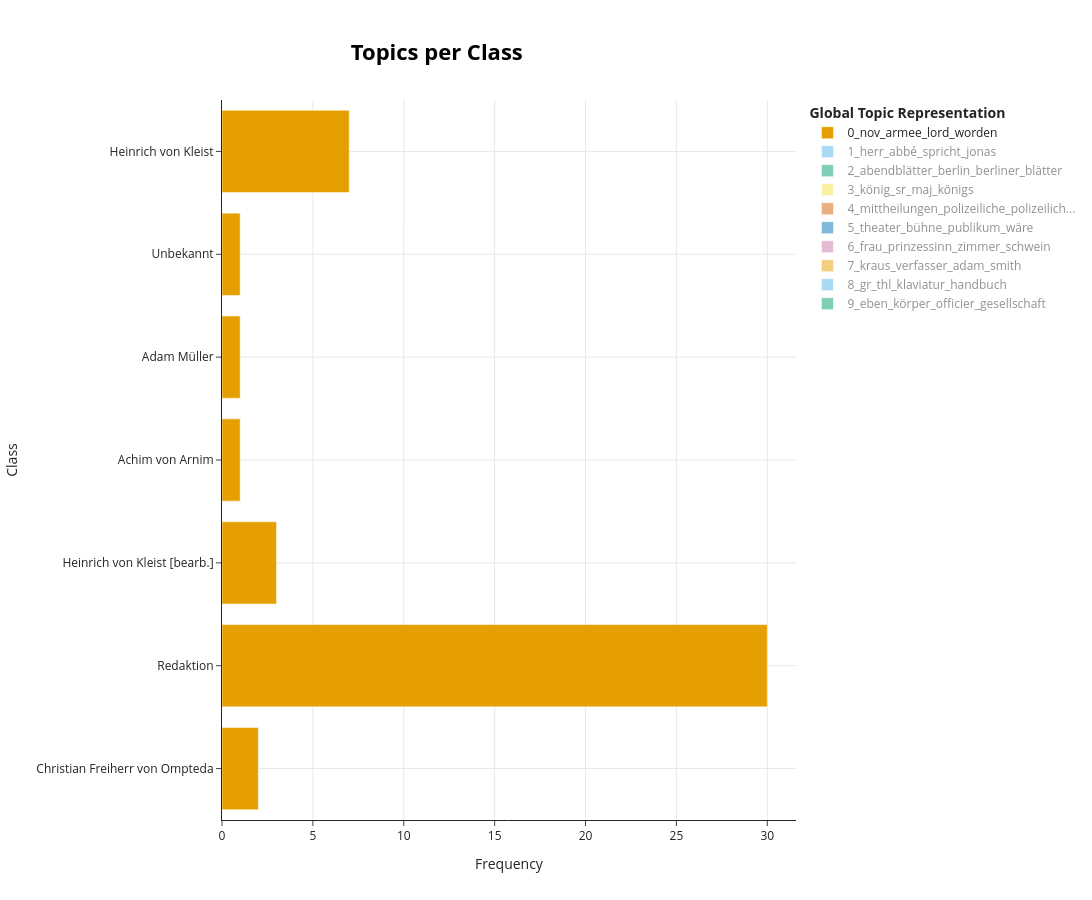

The cell this chart's notebook holds for it:
### Code cell
fig = topic_model.visualize_topics_per_class(topics_per_class)
fig.show()

### Figure 1 — Plotly figure (JSON) as saved in the notebook; plotly's stock layout.template omitted (floating-point values rounded to 4 significant figures)
{"data": [{"hoverinfo": "text", "hovertext": ["<b>Topic 0</b><br>Words: baronet, england, lord, lord mornington, unterhauses", "<b>Topic 0</b><br>Words: nov, armee, lord, öffentlichen, öffentlichen blätter", "<b>Topic 0</b><br>Words: truppen, französischen, paris, miscellen, französischen blättern", "<b>Topic 0</b><br>Words: schiff, selber, carpfanger, kapitain, feuer", "<b>Topic 0</b><br>Words: monarchie, cours, innern, cours gesetzt, monarchie innern", "<b>Topic 0</b><br>Words: rthl, coupons, zins, pommern, pfandbriefe", "<b>Topic 0</b><br>Words: armee, london, worden, portugal, st"], "marker": {"color": "#E69F00"}, "name": "0_nov_armee_lord_worden", "orientation": "h", "type": "bar", "visible": true, "x": [2, 30, 3, 1, 1, 1, 7], "y": ["Christian Freiherr von Ompteda", "Redaktion", "Heinrich von Kleist [bearb.]", "Achim von Arnim", "Adam Müller", "Unbekannt", "Heinrich von Kleist"]}, {"hoverinfo": "text", "hovertext": ["<b>Topic 1</b><br>Words: anfang, ende, sei geh, frag ende, kreis anfang", "<b>Topic 1</b><br>Words: haut, sagte, recht, marschiert, faßte ganz", "<b>Topic 1</b><br>Words: verwundern, abendblätter sonntags, mann antwortete, fröhlich herrn, betrüben", "<b>Topic 1</b><br>Words: herr, jonas, thüringer, spricht, schwarzen", "<b>Topic 1</b><br>Words: reisen neue, thoren daheim, send nimmer, send, lasse thoren", "<b>Topic 1</b><br>Words: abbé, gräfin, grafen, wundarzt, jägerei", "<b>Topic 1</b><br>Words: stadtfarren, stadtpfarrer, heu, vermacht, heerdeochs", "<b>Topic 1</b><br>Words: thoren, merkt, mensch fuchs, sprichwort thor, erkennest", "<b>Topic 1</b><br>Words: herr, kümmel, kümmel kümmel, hauptmann, spricht"], "marker": {"color": "#56B4E9"}, "name": "1_herr_abbé_spricht_jonas", "orientation": "h", "type": "bar", "visible": "legendonly", "x": [1, 1, 1, 5, 1, 2, 1, 1, 14], "y": ["Friedrich Gottlob Wetzel", "Friedrich Baron de la Motte Fouqué", "Friedrich de la Motte-Fouqué", "Redaktion", "Karl v. Woltmann [?] oder (F. G. Wetzel [?])", "Achim von Arnim", "Unbekannt", "Karl v. Woltmann [?] (oder F. G. Wetzel [?])", "Heinrich von Kleist"]}, {"hoverinfo": "text", "hovertext": ["<b>Topic 2</b><br>Words: anzeige, stücke, versprochenermaßen erste, verlag übernommen, versprochenermaßen", "<b>Topic 2</b><br>Words: blätter, berlin, postämter, abendblätter, groschen", "<b>Topic 2</b><br>Words: rapport, polizei, berlin, abgebrannt, blätter", "<b>Topic 2</b><br>Words: leiden, deutsche, stael, interesse, berlin", "<b>Topic 2</b><br>Words: abendblätter, berlin, berliner, industrie, post"], "marker": {"color": "#009E73"}, "name": "2_abendblätter_berlin_berliner_blätter", "orientation": "h", "type": "bar", "visible": "legendonly", "x": [1, 2, 5, 2, 17], "y": ["Julius Eduard Hitzig", "Friedrich August Kuhn", "Redaktion", "Adam Müller", "Heinrich von Kleist"]}, {"hoverinfo": "text", "hovertext": ["<b>Topic 3</b><br>Words: könig, hast, dänemark, iv könig, könig dänemark", "<b>Topic 3</b><br>Words: könig, wurden, königs, england, kirche", "<b>Topic 3</b><br>Words: edwin, lied, gesundheit, schauspieler, haus", "<b>Topic 3</b><br>Words: killigrew, könig, heiland, erfahren, sagte", "<b>Topic 3</b><br>Words: sr, maj, sr maj, könig, nov", "<b>Topic 3</b><br>Words: czar, bowes, czaar, botschafter königin, bothschafters", "<b>Topic 3</b><br>Words: könig, dieß, gott, junge, gott wann", "<b>Topic 3</b><br>Words: bild, scheint, könig, ausstellung, dadurch", "<b>Topic 3</b><br>Words: aepfel, kinder, wurde, befohlen, sr majestät", "<b>Topic 3</b><br>Words: ballon, claudius, uhr, hr, gehen", "<b>Topic 3</b><br>Words: geburtstag kronprinzen, geburtstag, kronprinzen, könig, sr"], "marker": {"color": "#F0E442"}, "name": "3_könig_sr_maj_königs", "orientation": "h", "type": "bar", "visible": "legendonly", "x": [2, 1, 1, 1, 8, 1, 1, 2, 1, 6, 1], "y": ["Ludwig von Holberg", "Christian Freiherr von Ompteda", "Christian Friedrich Wilhelm von Ompteda", "Unbekannter Verfasser [vielleicht J. A. Bergk, Herausgeber der ›Allgemeine Moden-Zeitung‹]", "Redaktion", "Heinrich von Kleist. [Die Übersetzung durch Kleist ist umstritten.]", "Ernst Moritz Arndt", "Ludolph Beckedorff", "Karl Ludwig Woltmann [?]", "Heinrich von Kleist", "Friedrich von Luck"]}, {"hoverinfo": "text", "hovertext": ["<b>Topic 4</b><br>Words: mittheilungen, tages mittheilungen, polizeiliche, polizeiliche tages, tages", "<b>Topic 4</b><br>Words: hiesigen, mittheilungen, polizeiliche tages, polizeiliche, tages mittheilungen", "<b>Topic 4</b><br>Words: mittheilungen, polizeiliche tages, polizeiliche, tages mittheilungen, tages"], "marker": {"color": "#D55E00"}, "name": "4_mittheilungen_polizeiliche_polizeilich...", "orientation": "h", "type": "bar", "visible": "legendonly", "x": [9, 2, 11], "y": ["Redaktion", "Heinrich von Kleist [bearb.]", "Heinrich von Kleist"]}, {"hoverinfo": "text", "hovertext": ["<b>Topic 5</b><br>Words: rolle, mslle, bühne, talent, immer", "<b>Topic 5</b><br>Words: 216ten stück, 216ten, freimüthigen, tänzer, stück", "<b>Topic 5</b><br>Words: glorie, cendrillon, tänzerin, kassel, oper cendrillon", "<b>Topic 5</b><br>Words: hoftheater, bühne, theater, abgerechnet, sorgen", "<b>Topic 5</b><br>Words: seyn, französischen kirchen, kirchen, französischen, wer", "<b>Topic 5</b><br>Words: ballette, wäre, oper, paar, publikum", "<b>Topic 5</b><br>Words: bühne, theater, wirklich, fantasie, geht", "<b>Topic 5</b><br>Words: schauspieler, gegeben beim, freute, freute geistesgegenwart, zinngießer ganz", "<b>Topic 5</b><br>Words: töne, paer, achilles, musik, vorstellung", "<b>Topic 5</b><br>Words: theater, wäre, direction, publikum, tanz"], "marker": {"color": "#0072B2"}, "name": "5_theater_bühne_publikum_wäre", "orientation": "h", "type": "bar", "visible": "legendonly", "x": [2, 1, 2, 1, 1, 1, 1, 1, 2, 10], "y": ["Friedrich Schulz", "Major v. Möllendorff", "Redaktion", "Heinrich von Kleist [?]", "Konsistorium der französischen Gemeinde", "Achim von Arnim", "Karl Christian Wolfart", "Unbekannt", "von Möllendorff", "Heinrich von Kleist"]}, {"hoverinfo": "text", "hovertext": ["<b>Topic 6</b><br>Words: versuche, wurde, bewußtsein, empfindung, empfindung bewußtsein", "<b>Topic 6</b><br>Words: esel, dominus, diex, beilegte, worte dominus", "<b>Topic 6</b><br>Words: hügel, junge, junge mensch, angst, schwerdt", "<b>Topic 6</b><br>Words: schwein, blinden, sau, falbeln, mitkämpfer", "<b>Topic 6</b><br>Words: traualtar verband, ehemanns seit, ehemanns, priesters hand, nie ja", "<b>Topic 6</b><br>Words: knieriem, meisten wer, geißel schmerzt, knieriem führt, wer knieriem", "<b>Topic 6</b><br>Words: marquis, manon, arme, heilung, sorgsam", "<b>Topic 6</b><br>Words: prinzessinn, frau, zimmer, marchese, scharfeneck"], "marker": {"color": "#CC79A7"}, "name": "6_frau_prinzessinn_zimmer_schwein", "orientation": "h", "type": "bar", "visible": "legendonly", "x": [1, 1, 1, 5, 1, 1, 1, 7], "y": ["Friedrich Gottlob Wetzel [?]", "Friedrich Schulz", "Friedrich Baron de la Motte Fouqué", "Redaktion", "Ludwig Giseke", "Friedrich August von Stägemann", "Friedrich de La Motte Fouqué", "Heinrich von Kleist"]}, {"hoverinfo": "text", "hovertext": ["<b>Topic 7</b><br>Words: verfasser, kraus, verfasser nr, nr, schriften", "<b>Topic 7</b><br>Words: kraus, ps, wahrheit, herr ps, schriften", "<b>Topic 7</b><br>Words: unsrer, tägliche stündliche, lotterie leben, ressourcen, literatur übernommen", "<b>Topic 7</b><br>Words: kraus, journals, feuerbrand, berichtigung, verfasser", "<b>Topic 7</b><br>Words: verleger, bemerkung, beschuldigung, leuchtet, fordert", "<b>Topic 7</b><br>Words: kr, kraus, smith, vorlesungen, smithschen", "<b>Topic 7</b><br>Words: kraus, wohl, schriften, schon, einfluß", "<b>Topic 7</b><br>Words: erschienenen, ackerwerkzeuge buche, kupferabbildungen, litterarische bemerkung, abwirft wenig", "<b>Topic 7</b><br>Words: kraus, adam smith, smith, adam, freiheit", "<b>Topic 7</b><br>Words: kraus, bloß, sei, luftmassen, vermittelst", "<b>Topic 7</b><br>Words: kraus, verdienst, preuß, adam, verfasser"], "marker": {"color": "#E69F00"}, "name": "7_kraus_verfasser_adam_smith", "orientation": "h", "type": "bar", "visible": "legendonly", "x": [1, 1, 1, 1, 1, 1, 1, 1, 2, 5, 2], "y": ["Johann Gottfried Hoffmann", "Georg Heinrich Ludwig Nicolovius", "Adam Müller [?], Franz Horn [?]", "Redaktion", "Georg Reimer", "Johann Scheffner", "Achim von Arnim", "Friedrich Carl von Savigny [?]", "Adam Müller", "Heinrich von Kleist", "Joh. Gottfried Hoffmann"]}, {"hoverinfo": "text", "hovertext": ["<b>Topic 8</b><br>Words: gr, thl, handbuch, 18 gr, classischen literatur", "<b>Topic 8</b><br>Words: gr, thl, handbuch, 18 gr, classischen", "<b>Topic 8</b><br>Words: blatt fr, auflösung räthsels, vorigen blatt, räthsels vorigen, räthsels", "<b>Topic 8</b><br>Words: pr, gr, harder, ecke nro, nro 36", "<b>Topic 8</b><br>Words: et, hitzig sapphus, et indices, fragmenta recensuit, fragmenta", "<b>Topic 8</b><br>Words: klaviatur, tonarten, tonarten gleich, gleich, gr", "<b>Topic 8</b><br>Words: gr, interessante schriften, buchhandlung hitzig, schriften buchhandlung, schriften", "<b>Topic 8</b><br>Words: dorfsängerinnen, dorfsängerinnen fioravanti, fürs pianoforte, fioravanti fürs, fioravanti", "<b>Topic 8</b><br>Words: gr, mad, mad bethmann, lies, bethmann"], "marker": {"color": "#56B4E9"}, "name": "8_gr_thl_klaviatur_handbuch", "orientation": "h", "type": "bar", "visible": "legendonly", "x": [1, 1, 1, 2, 1, 1, 5, 1, 4], "y": ["Julius Eduard Hitzig", "Julius Hitzig", "Friedrich Schulz", "Friedrich August Kuhn", "Julius E. Hitzig", "Karl Christian Friedrich Krause", "J. E. Hitzig", "August Kuhn", "Heinrich von Kleist"]}, {"hoverinfo": "text", "hovertext": ["<b>Topic 9</b><br>Words: erzogen, sollen, söhne, gleichen, leben", "<b>Topic 9</b><br>Words: basedow, einfachen, deutschland, je, großen", "<b>Topic 9</b><br>Words: menschenverstand, linien, versen schillers, versen, begleitet scheint", "<b>Topic 9</b><br>Words: eben, verfassers, kenntniß, innern, meinung", "<b>Topic 9</b><br>Words: schlecht, gut schlecht, gut, immer, immer that", "<b>Topic 9</b><br>Words: körper, officier, gesellschaft, block, welt"], "marker": {"color": "#009E73"}, "name": "9_eben_körper_officier_gesellschaft", "orientation": "h", "type": "bar", "visible": "legendonly", "x": [1, 1, 1, 2, 1, 6], "y": ["Ludolph von Beckedorff", "Christian Freiherr v. Ompteda", "Franz Horn", "Unbekannter Verfasser (möglicherweise Karl Ludwig von Woltmann ?)", "Karl Ludwig Woltmann [?]", "Heinrich von Kleist"]}], "layout": {"height": 900, "hoverlabel": {"bgcolor": "white", "font": {"family": "Rockwell", "size": 16}}, "legend": {"title": {"text": "<b>Global Topic Representation"}}, "title": {"font": {"color": "Black", "size": 22}, "text": "<b>Topics per Class</b>", "x": 0.4, "xanchor": "center", "y": 0.95, "yanchor": "top"}, "width": 1250, "xaxis": {"showgrid": true, "title": {"text": "Frequency"}}, "yaxis": {"showgrid": true, "title": {"text": "Class"}}}}
